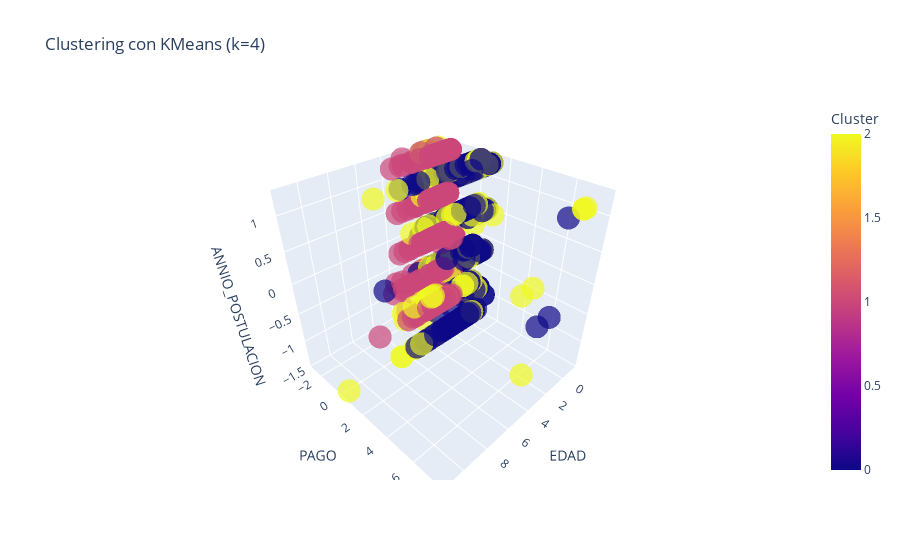

Write notebook code for a chart like this one.
### Code cell
import plotly.express as px

# Seleccionar las columnas para la visualización
columnas_visualizacion = ['ESCUELA', 'MODALIDAD', 'ANNIO_POSTULACION', 'DEPARTAMENTO', 'PROVINCIA', 'DISTRITO', 'EDAD', 'SEXO', 'PAGO', 'TIENE_DISCAPACIDAD', 'TIPO_COMUNIDAD', 'COMUNIDAD', 'Cluster']

# Crear un DataFrame solo con las columnas seleccionadas
df_visualizacion = df_seleccionado[columnas_visualizacion]

# Graficar un gráfico de dispersión en 3D con colores según el cluster
fig = px.scatter_3d(df_visualizacion, x='EDAD', y='PAGO', z='ANNIO_POSTULACION',
                    color='Cluster', size_max=18, opacity=0.7,
                    title="Clustering con KMeans (k=4)",
                    labels={'Cluster': 'Cluster'})
fig.show()

### Figure 1 — Plotly figure (JSON) as saved in the notebook; plotly's stock layout.template omitted (floating-point values rounded to 4 significant figures; data arrays with more than 128 entries replaced by an {"elided": "..."} marker saying what was removed)
{"data": [{"hovertemplate": "EDAD=%{x}<br>PAGO=%{y}<br>ANNIO_POSTULACION=%{z}<br>Cluster=%{marker.color}<extra></extra>", "legendgroup": "", "marker": {"color": {"elided": "4928 int values"}, "coloraxis": "coloraxis", "opacity": 0.7, "symbol": "circle"}, "mode": "markers", "name": "", "scene": "scene", "showlegend": false, "type": "scatter3d", "x": {"elided": "4928 float values"}, "y": {"elided": "4928 float values"}, "z": {"elided": "4928 float values"}}], "layout": {"coloraxis": {"colorbar": {"title": {"text": "Cluster"}}, "colorscale": [[0, "#0d0887"], [0.1111, "#46039f"], [0.2222, "#7201a8"], [0.3333, "#9c179e"], [0.4444, "#bd3786"], [0.5556, "#d8576b"], [0.6667, "#ed7953"], [0.7778, "#fb9f3a"], [0.8889, "#fdca26"], [1, "#f0f921"]]}, "legend": {"tracegroupgap": 0}, "scene": {"domain": {"x": [0, 1], "y": [0, 1]}, "xaxis": {"title": {"text": "EDAD"}}, "yaxis": {"title": {"text": "PAGO"}}, "zaxis": {"title": {"text": "ANNIO_POSTULACION"}}}, "title": {"text": "Clustering con KMeans (k=4)"}}}
